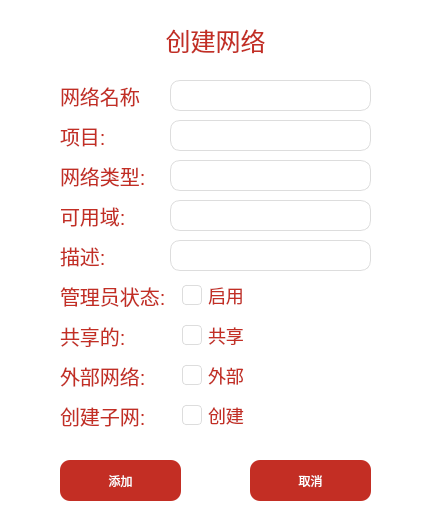
<?xml version="1.0" encoding="UTF-8"?>
<ui version="4.0">
 <class>AddNetwork</class>
 <widget class="QDialog" name="AddNetwork">
  <property name="geometry">
   <rect>
    <x>0</x>
    <y>0</y>
    <width>427</width>
    <height>532</height>
   </rect>
  </property>
  <property name="minimumSize">
   <size>
    <width>427</width>
    <height>532</height>
   </size>
  </property>
  <property name="maximumSize">
   <size>
    <width>427</width>
    <height>502</height>
   </size>
  </property>
  <property name="windowTitle">
   <string>Dialog</string>
  </property>
  <property name="styleSheet">
   <string notr="true">QDialog {background-color: white;}</string>
  </property>
  <widget class="QLabel" name="label_add_networkname">
   <property name="geometry">
    <rect>
     <x>60</x>
     <y>80</y>
     <width>81</width>
     <height>31</height>
    </rect>
   </property>
   <property name="styleSheet">
    <string notr="true">QLabel {
	color: #C32E24;
	font: 57 9pt &quot;HarmonyOS Sans SC&quot;;
	font-size: 20px;
}</string>
   </property>
   <property name="text">
    <string>网络名称:</string>
   </property>
  </widget>
  <widget class="QLabel" name="label_add_networkadmin">
   <property name="geometry">
    <rect>
     <x>60</x>
     <y>280</y>
     <width>111</width>
     <height>31</height>
    </rect>
   </property>
   <property name="styleSheet">
    <string notr="true">QLabel {
	color: #C32E24;
	font: 57 9pt &quot;HarmonyOS Sans SC&quot;;
	font-size: 20px;
}</string>
   </property>
   <property name="text">
    <string>管理员状态:</string>
   </property>
  </widget>
  <widget class="QLineEdit" name="lineEdit_add_networkname">
   <property name="geometry">
    <rect>
     <x>170</x>
     <y>80</y>
     <width>201</width>
     <height>31</height>
    </rect>
   </property>
   <property name="styleSheet">
    <string notr="true">QLineEdit {
	font: 57 9pt &quot;HarmonyOS Sans SC&quot;;
	border: 1px solid #ddd;
	box-shadow: none;
	color: #333;
	font-size: 15px;
	border-radius: 10px;
}
                        </string>
   </property>
  </widget>
  <widget class="QComboBox" name="comboBox_add_networkproject">
   <property name="geometry">
    <rect>
     <x>170</x>
     <y>120</y>
     <width>201</width>
     <height>31</height>
    </rect>
   </property>
   <property name="styleSheet">
    <string notr="true">QComboBox {
font: 57 9pt &quot;HarmonyOS Sans SC&quot;;
	border: 1px solid #ddd;
	box-shadow: none;
	color: #333;	
	font-size: 15px;
	border-radius: 10px;
	background-color: white;
}

QComboBox::down-arrow {
    image: url('resources/img/down-arrow.png'); 
	width: 15px;
	height: 15px
}

QComboBox::drop-down{
    border:0;           
    min-width: 40px; 
}
                        </string>
   </property>
  </widget>
  <widget class="QCheckBox" name="checkBox_add_networkadmin">
   <property name="geometry">
    <rect>
     <x>180</x>
     <y>280</y>
     <width>91</width>
     <height>31</height>
    </rect>
   </property>
   <property name="styleSheet">
    <string notr="true">QCheckBox {
	font: 57 9pt &quot;HarmonyOS Sans SC&quot;;
    background-color: #ffffff;
    color: #C32E24;
    border-width: 1px;
    border-radius: 3px;
    padding: 2px;
	font-size: 18px;
}

QCheckBox::indicator {
	 width:18px;
	 height: 18px;
     background-color: #ffffff;
	 border: 1px solid #ddd;
     border-radius: 4px;
}

QCheckBox::indicator:checked {
     border-image: url('resources/img/checked.png');
	border: 1px solid #ddd;
}</string>
   </property>
   <property name="text">
    <string>启用</string>
   </property>
  </widget>
  <widget class="QLabel" name="label_add_networkproject">
   <property name="geometry">
    <rect>
     <x>60</x>
     <y>120</y>
     <width>81</width>
     <height>31</height>
    </rect>
   </property>
   <property name="styleSheet">
    <string notr="true">QLabel {
	color: #C32E24;
	font: 57 9pt &quot;HarmonyOS Sans SC&quot;;
	font-size: 20px;
}</string>
   </property>
   <property name="text">
    <string>项目:</string>
   </property>
  </widget>
  <widget class="QComboBox" name="comboBox_add_networktype">
   <property name="geometry">
    <rect>
     <x>170</x>
     <y>160</y>
     <width>201</width>
     <height>31</height>
    </rect>
   </property>
   <property name="styleSheet">
    <string notr="true">QComboBox {
font: 57 9pt &quot;HarmonyOS Sans SC&quot;;
	border: 1px solid #ddd;
	box-shadow: none;
	color: #333;	
	font-size: 15px;
	border-radius: 10px;
	background-color: white;
}

QComboBox::down-arrow {
    image: url('resources/img/down-arrow.png'); 
	width: 15px;
	height: 15px
}

QComboBox::drop-down{
    border:0;           
    min-width: 40px; 
}
                        </string>
   </property>
  </widget>
  <widget class="QLabel" name="label_add_networktype">
   <property name="geometry">
    <rect>
     <x>60</x>
     <y>160</y>
     <width>91</width>
     <height>31</height>
    </rect>
   </property>
   <property name="styleSheet">
    <string notr="true">QLabel {
	color: #C32E24;
	font: 57 9pt &quot;HarmonyOS Sans SC&quot;;
	font-size: 20px;
}</string>
   </property>
   <property name="text">
    <string>网络类型:</string>
   </property>
  </widget>
  <widget class="QLabel" name="label_add_networktitle">
   <property name="geometry">
    <rect>
     <x>150</x>
     <y>20</y>
     <width>131</width>
     <height>41</height>
    </rect>
   </property>
   <property name="styleSheet">
    <string notr="true">QLabel {
	color: #C32E24;
	font: 57 9pt &quot;HarmonyOS Sans SC&quot;;
	font-size: 25px;
}</string>
   </property>
   <property name="text">
    <string>&lt;html&gt;&lt;head/&gt;&lt;body&gt;&lt;p align=&quot;center&quot;&gt;创建网络&lt;/p&gt;&lt;/body&gt;&lt;/html&gt;</string>
   </property>
  </widget>
  <widget class="QLabel" name="label_add_networkshared">
   <property name="geometry">
    <rect>
     <x>60</x>
     <y>320</y>
     <width>111</width>
     <height>31</height>
    </rect>
   </property>
   <property name="styleSheet">
    <string notr="true">QLabel {
	color: #C32E24;
	font: 57 9pt &quot;HarmonyOS Sans SC&quot;;
	font-size: 20px;
}</string>
   </property>
   <property name="text">
    <string>共享的:</string>
   </property>
  </widget>
  <widget class="QLabel" name="label_add_networkout">
   <property name="geometry">
    <rect>
     <x>60</x>
     <y>360</y>
     <width>111</width>
     <height>31</height>
    </rect>
   </property>
   <property name="styleSheet">
    <string notr="true">QLabel {
	color: #C32E24;
	font: 57 9pt &quot;HarmonyOS Sans SC&quot;;
	font-size: 20px;
}</string>
   </property>
   <property name="text">
    <string>外部网络:</string>
   </property>
  </widget>
  <widget class="QLabel" name="label_add_networkifsubnet">
   <property name="geometry">
    <rect>
     <x>60</x>
     <y>400</y>
     <width>111</width>
     <height>31</height>
    </rect>
   </property>
   <property name="styleSheet">
    <string notr="true">QLabel {
	color: #C32E24;
	font: 57 9pt &quot;HarmonyOS Sans SC&quot;;
	font-size: 20px;
}</string>
   </property>
   <property name="text">
    <string>创建子网:</string>
   </property>
  </widget>
  <widget class="QCheckBox" name="checkBox_add_networkshared">
   <property name="geometry">
    <rect>
     <x>180</x>
     <y>320</y>
     <width>91</width>
     <height>31</height>
    </rect>
   </property>
   <property name="styleSheet">
    <string notr="true">QCheckBox {
	font: 57 9pt &quot;HarmonyOS Sans SC&quot;;
    background-color: #ffffff;
    color: #C32E24;
    border-width: 1px;
    border-radius: 3px;
    padding: 2px;
	font-size: 18px;
}

QCheckBox::indicator {
	 width:18px;
	 height: 18px;
     background-color: #ffffff;
	 border: 1px solid #ddd;
     border-radius: 4px;
}

QCheckBox::indicator:checked {
     border-image: url('resources/img/checked.png');
	border: 1px solid #ddd;
}</string>
   </property>
   <property name="text">
    <string>共享</string>
   </property>
  </widget>
  <widget class="QCheckBox" name="checkBox_add_networkout">
   <property name="geometry">
    <rect>
     <x>180</x>
     <y>360</y>
     <width>91</width>
     <height>31</height>
    </rect>
   </property>
   <property name="styleSheet">
    <string notr="true">QCheckBox {
	font: 57 9pt &quot;HarmonyOS Sans SC&quot;;
    background-color: #ffffff;
    color: #C32E24;
    border-width: 1px;
    border-radius: 3px;
    padding: 2px;
	font-size: 18px;
}

QCheckBox::indicator {
	 width:18px;
	 height: 18px;
     background-color: #ffffff;
	 border: 1px solid #ddd;
     border-radius: 4px;
}

QCheckBox::indicator:checked {
     border-image: url('resources/img/checked.png');
	border: 1px solid #ddd;
}</string>
   </property>
   <property name="text">
    <string>外部</string>
   </property>
  </widget>
  <widget class="QCheckBox" name="checkBox_add_networkifsubnet">
   <property name="geometry">
    <rect>
     <x>180</x>
     <y>400</y>
     <width>91</width>
     <height>31</height>
    </rect>
   </property>
   <property name="styleSheet">
    <string notr="true">QCheckBox {
	font: 57 9pt &quot;HarmonyOS Sans SC&quot;;
    background-color: #ffffff;
    color: #C32E24;
    border-width: 1px;
    border-radius: 3px;
    padding: 2px;
	font-size: 18px;
}

QCheckBox::indicator {
	 width:18px;
	 height: 18px;
     background-color: #ffffff;
	 border: 1px solid #ddd;
     border-radius: 4px;
}

QCheckBox::indicator:checked {
     border-image: url('resources/img/checked.png');
	border: 1px solid #ddd;
}</string>
   </property>
   <property name="text">
    <string>创建</string>
   </property>
  </widget>
  <widget class="QLabel" name="label_add_networkzone">
   <property name="geometry">
    <rect>
     <x>60</x>
     <y>200</y>
     <width>91</width>
     <height>31</height>
    </rect>
   </property>
   <property name="styleSheet">
    <string notr="true">QLabel {
	color: #C32E24;
	font: 57 9pt &quot;HarmonyOS Sans SC&quot;;
	font-size: 20px;
}</string>
   </property>
   <property name="text">
    <string>可用域:</string>
   </property>
  </widget>
  <widget class="QComboBox" name="comboBox_add_networkzone">
   <property name="geometry">
    <rect>
     <x>170</x>
     <y>200</y>
     <width>201</width>
     <height>31</height>
    </rect>
   </property>
   <property name="styleSheet">
    <string notr="true">QComboBox {
font: 57 9pt &quot;HarmonyOS Sans SC&quot;;
	border: 1px solid #ddd;
	box-shadow: none;
	color: #333;	
	font-size: 15px;
	border-radius: 10px;
	background-color: white;
}

QComboBox::down-arrow {
    image: url('resources/img/down-arrow.png'); 
	width: 15px;
	height: 15px
}

QComboBox::drop-down{
    border:0;           
    min-width: 40px; 
}
                        </string>
   </property>
  </widget>
  <widget class="QPushButton" name="pushButton_add_addnetwork">
   <property name="geometry">
    <rect>
     <x>60</x>
     <y>460</y>
     <width>121</width>
     <height>41</height>
    </rect>
   </property>
   <property name="styleSheet">
    <string notr="true">QPushButton{
	font: 57 9pt &quot;HarmonyOS Sans SC&quot;;
	background-color: #C32E24;
	color: white;
	border: none;
	border-radius: 10px;

}

QPushButton:hover {
	background-color: white;
	color: #C32E24;
}</string>
   </property>
   <property name="text">
    <string>添加</string>
   </property>
  </widget>
  <widget class="QPushButton" name="pushButton_add_cancelnetwork">
   <property name="geometry">
    <rect>
     <x>250</x>
     <y>460</y>
     <width>121</width>
     <height>41</height>
    </rect>
   </property>
   <property name="styleSheet">
    <string notr="true">QPushButton{
	font: 57 9pt &quot;HarmonyOS Sans SC&quot;;
	background-color: #C32E24;
	color: white;
	border: none;
	border-radius: 10px;

}

QPushButton:hover {
	background-color: white;
	color: #C32E24;
}</string>
   </property>
   <property name="text">
    <string>取消</string>
   </property>
  </widget>
  <widget class="QLabel" name="label_add_networkdesc">
   <property name="geometry">
    <rect>
     <x>60</x>
     <y>240</y>
     <width>91</width>
     <height>31</height>
    </rect>
   </property>
   <property name="styleSheet">
    <string notr="true">QLabel {
	color: #C32E24;
	font: 57 9pt &quot;HarmonyOS Sans SC&quot;;
	font-size: 20px;
}</string>
   </property>
   <property name="text">
    <string>描述:</string>
   </property>
  </widget>
  <widget class="QLineEdit" name="lineEdit_add_networkdesc">
   <property name="geometry">
    <rect>
     <x>170</x>
     <y>240</y>
     <width>201</width>
     <height>31</height>
    </rect>
   </property>
   <property name="styleSheet">
    <string notr="true">QLineEdit {
	font: 57 9pt &quot;HarmonyOS Sans SC&quot;;
	border: 1px solid #ddd;
	box-shadow: none;
	color: #333;
	font-size: 15px;
	border-radius: 10px;
}
                        </string>
   </property>
  </widget>
 </widget>
 <resources/>
 <connections/>
</ui>
